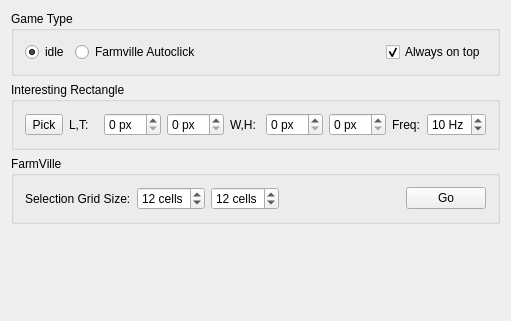
<?xml version="1.0" encoding="UTF-8"?>
<ui version="4.0">
 <class>AppWidgetClass</class>
 <widget class="QWidget" name="AppWidgetClass">
  <property name="geometry">
   <rect>
    <x>0</x>
    <y>0</y>
    <width>511</width>
    <height>321</height>
   </rect>
  </property>
  <property name="windowTitle">
   <string>VilleCheat</string>
  </property>
  <layout class="QGridLayout" name="gridLayout_3">
   <item row="0" column="0">
    <widget class="QGroupBox" name="groupBox_3">
     <property name="title">
      <string>Game Type</string>
     </property>
     <layout class="QHBoxLayout" name="horizontalLayout_5">
      <item>
       <widget class="QRadioButton" name="gameNo">
        <property name="text">
         <string>idle</string>
        </property>
        <property name="checked">
         <bool>true</bool>
        </property>
       </widget>
      </item>
      <item>
       <widget class="QRadioButton" name="gameClick">
        <property name="text">
         <string>Farmville Autoclick</string>
        </property>
       </widget>
      </item>
      <item>
       <spacer name="horizontalSpacer_3">
        <property name="orientation">
         <enum>Qt::Horizontal</enum>
        </property>
        <property name="sizeHint" stdset="0">
         <size>
          <width>40</width>
          <height>20</height>
         </size>
        </property>
       </spacer>
      </item>
      <item>
       <widget class="QCheckBox" name="onTop">
        <property name="text">
         <string>Always on top</string>
        </property>
        <property name="checked">
         <bool>true</bool>
        </property>
       </widget>
      </item>
     </layout>
    </widget>
   </item>
   <item row="1" column="0">
    <widget class="QGroupBox" name="capBox">
     <property name="title">
      <string>Interesting Rectangle</string>
     </property>
     <property name="checkable">
      <bool>false</bool>
     </property>
     <layout class="QGridLayout" name="gridLayout">
      <item row="0" column="0">
       <widget class="QToolButton" name="pickRegionButton">
        <property name="text">
         <string>Pick</string>
        </property>
       </widget>
      </item>
      <item row="0" column="1">
       <widget class="QLabel" name="xOffsetLabel">
        <property name="text">
         <string>L,T:</string>
        </property>
       </widget>
      </item>
      <item row="0" column="2">
       <widget class="QSpinBox" name="left">
        <property name="suffix">
         <string> px</string>
        </property>
       </widget>
      </item>
      <item row="0" column="3">
       <widget class="QSpinBox" name="top">
        <property name="suffix">
         <string> px</string>
        </property>
       </widget>
      </item>
      <item row="0" column="4">
       <widget class="QLabel" name="regionWidthLabel">
        <property name="text">
         <string>W,H:</string>
        </property>
       </widget>
      </item>
      <item row="0" column="5">
       <widget class="QSpinBox" name="width">
        <property name="suffix">
         <string> px</string>
        </property>
       </widget>
      </item>
      <item row="0" column="6">
       <widget class="QSpinBox" name="height">
        <property name="suffix">
         <string> px</string>
        </property>
       </widget>
      </item>
      <item row="0" column="7">
       <widget class="QLabel" name="yOffsetLabel_2">
        <property name="text">
         <string>Freq:</string>
        </property>
       </widget>
      </item>
      <item row="0" column="8">
       <widget class="QSpinBox" name="frequency">
        <property name="maximumSize">
         <size>
          <width>71</width>
          <height>16777215</height>
         </size>
        </property>
        <property name="suffix">
         <string> Hz</string>
        </property>
        <property name="minimum">
         <number>2</number>
        </property>
        <property name="maximum">
         <number>40</number>
        </property>
        <property name="value">
         <number>10</number>
        </property>
       </widget>
      </item>
     </layout>
    </widget>
   </item>
   <item row="3" column="0">
    <widget class="QLabel" name="capDisplay">
     <property name="sizePolicy">
      <sizepolicy hsizetype="Preferred" vsizetype="MinimumExpanding">
       <horstretch>0</horstretch>
       <verstretch>0</verstretch>
      </sizepolicy>
     </property>
    </widget>
   </item>
   <item row="2" column="0">
    <widget class="QGroupBox" name="groupBox">
     <property name="title">
      <string>FarmVille</string>
     </property>
     <layout class="QGridLayout" name="gridLayout_2">
      <item row="0" column="0">
       <widget class="QLabel" name="xOffsetLabel_2">
        <property name="text">
         <string>Selection Grid Size:</string>
        </property>
       </widget>
      </item>
      <item row="0" column="1">
       <widget class="QSpinBox" name="fvCellsX">
        <property name="suffix">
         <string> cells</string>
        </property>
        <property name="minimum">
         <number>1</number>
        </property>
        <property name="maximum">
         <number>48</number>
        </property>
        <property name="value">
         <number>12</number>
        </property>
       </widget>
      </item>
      <item row="0" column="2">
       <widget class="QSpinBox" name="fvCellsY">
        <property name="suffix">
         <string> cells</string>
        </property>
        <property name="minimum">
         <number>1</number>
        </property>
        <property name="maximum">
         <number>48</number>
        </property>
        <property name="value">
         <number>12</number>
        </property>
       </widget>
      </item>
      <item row="0" column="3">
       <spacer name="horizontalSpacer">
        <property name="orientation">
         <enum>Qt::Horizontal</enum>
        </property>
        <property name="sizeHint" stdset="0">
         <size>
          <width>40</width>
          <height>20</height>
         </size>
        </property>
       </spacer>
      </item>
      <item row="0" column="4">
       <widget class="QPushButton" name="goButton">
        <property name="text">
         <string>Go</string>
        </property>
        <property name="checkable">
         <bool>true</bool>
        </property>
       </widget>
      </item>
     </layout>
    </widget>
   </item>
  </layout>
 </widget>
 <layoutdefault spacing="6" margin="11"/>
 <resources/>
 <connections/>
</ui>
